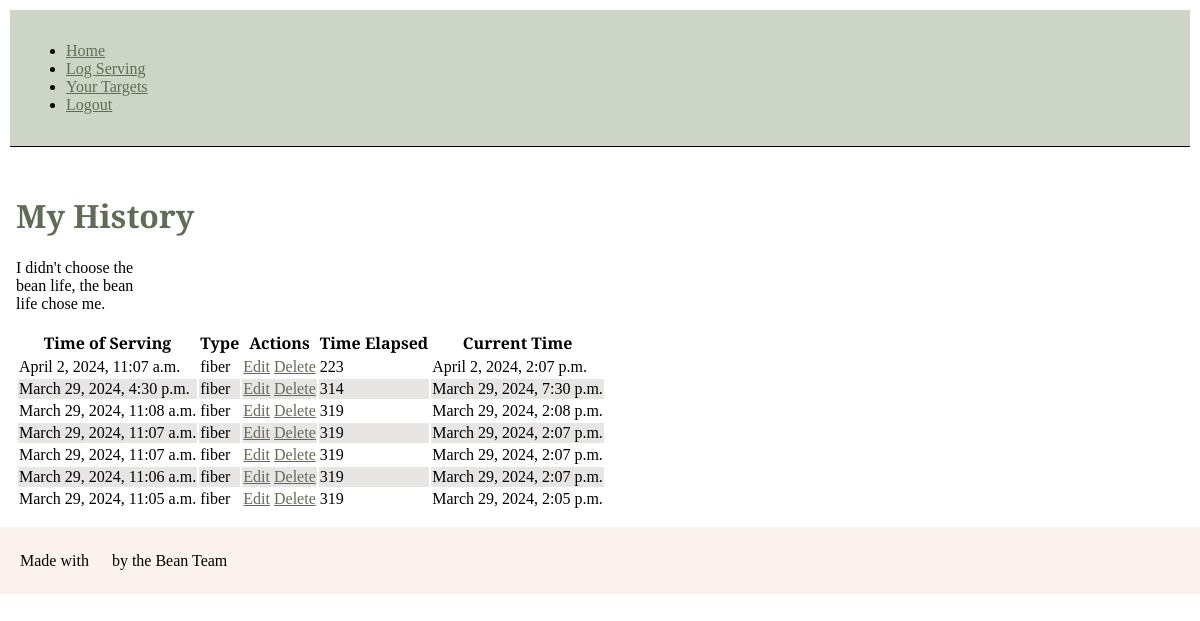
Page /servings/ (signed in) on the earlier database version.
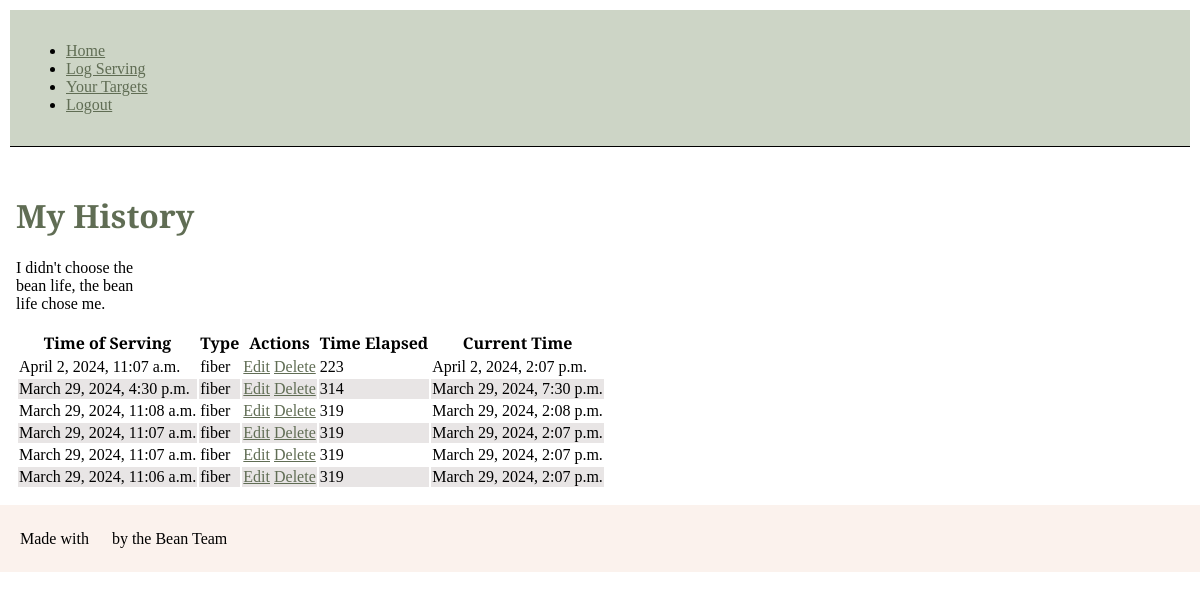
Same page on the later database version.
### servings/models.py (models this page shows, shortened)
class Log(models.Model):
    FIBER = 'fiber'
    FAT = 'fat'
    SERVING_TYPE_CHOICES = [
        (FIBER, 'Fiber'),
        (FAT, 'Fat'),
    ]
    time_of_serving = models.DateTimeField(default=timezone.now)
    serving_type = models.CharField(
        max_length=30,
        choices=SERVING_TYPE_CHOICES
    )
    user = models.ForeignKey(User, on_delete=models.CASCADE)
    log_id = models.AutoField(primary_key=True)
    current_time = models.DateTimeField(default=timezone.now)
    def time_elapsed(self):
        now = timezone.now()
        difference = now - self.time_of_serving
        return difference.total_seconds() / 3600   #converts seconds to minutes

### servings/views.py (the view)
# urls.py: 2. Add a URL to urlpatterns:  path('', views.home, name='home')
@login_required
def home(request):
    logs = Log.objects.filter(user=request.user).order_by("-time_of_serving")
    context = {
        "logs": logs
    }
    print("environ: /n/n/n", os.environ)
    return render(request, "servings/home.html", context)

### servings/templates/servings/home.html
{% extends 'base.html' %} {% block title %} Bean Life {% endblock title%}
{%block content%}
<main>
  <div>
    <h1>My History</h1>
    <p>I didn't choose the bean life, the bean life chose me.</p>
    <table>
      <thead>
        <tr>
          <th>Time of Serving</th>
          <th>Type</th>
          <th>Actions</th>
          <th>Time Elapsed</th>
          <th>Current Time</th>
        </tr>
      </thead>
      <tbody>
        {% for log in logs%}
        <tr>
          <td>{{log.time_of_serving}}</td>
          <td>{{log.serving_type}}</td>
          <td><a href="{% url "edit_log" log.log_id%}">Edit</a> <a href="{% url "delete_log" log.log_id%}">Delete</a> </td>
          <td>{{ log.time_elapsed|floatformat:"0" }} </td>
          <td>{{log.current_time}}</td>
        </tr>
        {% endfor %}
      </tbody>
    </table>
  </div>
</main>
{% endblock content%}

### users/templates/base.html (shortened to what this page needs)
{% load static %}
<!DOCTYPE html>
<html>
  <head>
    <link rel="stylesheet" href="{% static "css/servings.css" %}">
  </head>
  <body>
    <header>
      <nav>
        <ul>
          {% if user.is_authenticated %}
          <li>
            <a href="{% url 'home' %}">Home</a>
          </li>
          <li>
            <a href="{% url 'create_log' %}">Log Serving</a>
          </li>
          <li>
            <a href="{% url 'users:edit_targets' user.id %}">Your Targets</a>
          </li>
          <li>
            <a href="{% url 'users:logout' %}">Logout</a>
          </li>
          {% endif %}
        </ul>
      </nav>
    </header>
    {% block content%} {% endblock content%}
    <footer>Made with <img class="heart" src="https://purepng.com/public/uploads/large/heart-icon-jst.png"> by the Bean Team</footer>
  </body>
</html>

### servings/static/css/servings.css (style rules this page uses)
nav { display: grid; grid-template-columns: repeat(5, 1fr); grid-template-rows: auto; }
header { margin: 10px; }
h1 { color: #606D54; }
a { color: #606D54; }
body { margin: 0px; padding: 0px; font-family: 'Libre Baskerville', serif; }
p { display: grid; grid-template-columns: 120px auto minmax(200px, 2200px); }
nav { border-bottom: 1px solid black; padding: 16px; background-color: #CDD5C6; }
main { padding: 16px; }
.heart { height: 15px; width: 15px; margin: 0px; padding: 0px; }
tr:nth-child(even) { background-color: rgb(232, 229, 229); }
footer { padding-top: 24px; padding-bottom: 24px; padding-left: 20px; padding-right: 0px; background-color: #FBF2ED; }

Differences in the rows shown:
removed Log: time_of_serving "March 29, 2024, 11:05 a.m.", serving_type "fiber", time_elapsed "319", current_time "March 29, 2024, 2:05 p.m."
